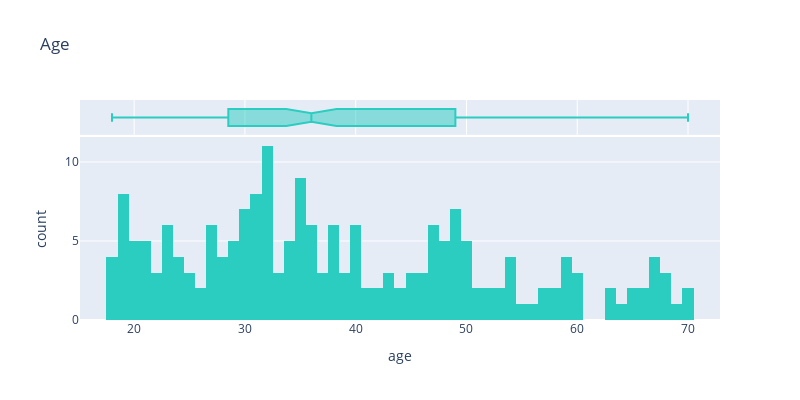

Source (notebook cell):
### Code cell
fig = px.histogram(df, x="age",
                   marginal="box", # or violin, rug
                   hover_data=df.columns,
                   width=800, height=400,
                   title="Age",
                   color_discrete_sequence = ['#2BCDC1'],
                  nbins=100)
fig.show()

### Figure 1 — Plotly figure (JSON) as saved in the notebook; plotly's stock layout.template omitted (floating-point values rounded to 4 significant figures; data arrays with more than 128 entries replaced by an {"elided": "..."} marker saying what was removed)
{"data": [{"alignmentgroup": "True", "bingroup": "x", "hovertemplate": "age=%{x}<br>count=%{y}<extra></extra>", "legendgroup": "", "marker": {"color": "#2BCDC1", "pattern": {"shape": ""}}, "name": "", "nbinsx": 100, "offsetgroup": "", "orientation": "v", "showlegend": false, "type": "histogram", "x": {"elided": "200 int values"}, "xaxis": "x", "yaxis": "y"}, {"alignmentgroup": "True", "customdata": {"elided": "200x3 mixed values"}, "hovertemplate": "age=%{x}<br>gender=%{customdata[0]}<br>annual_income=%{customdata[1]}<br>spending_score=%{customdata[2]}<extra></extra>", "legendgroup": "", "marker": {"color": "#2BCDC1"}, "name": "", "notched": true, "offsetgroup": "", "showlegend": false, "type": "box", "x": {"elided": "200 int values"}, "xaxis": "x2", "yaxis": "y2"}], "layout": {"barmode": "relative", "height": 400, "legend": {"tracegroupgap": 0}, "title": {"text": "Age"}, "width": 800, "xaxis": {"anchor": "y", "domain": [0, 1], "title": {"text": "age"}}, "xaxis2": {"anchor": "y2", "domain": [0, 1], "matches": "x", "showgrid": true, "showticklabels": false}, "yaxis": {"anchor": "x", "domain": [0, 0.8316], "title": {"text": "count"}}, "yaxis2": {"anchor": "x2", "domain": [0.8416, 1], "matches": "y2", "showgrid": false, "showline": false, "showticklabels": false, "ticks": ""}}}
